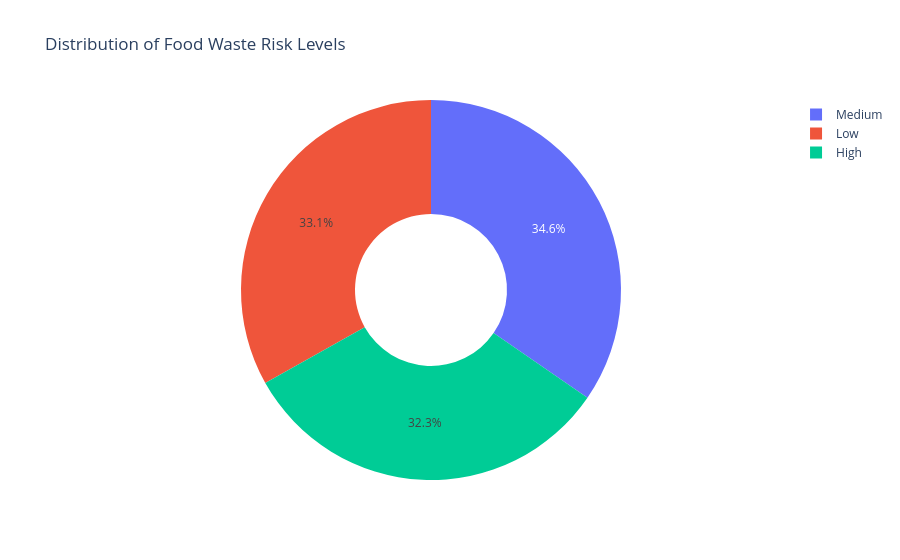

The cell this chart's notebook holds for it:
### Code cell
fig = px.pie(
    risk_distribution,
    names="Waste_Risk",
    values="Count",
    title="Distribution of Food Waste Risk Levels",
    hole=0.4
)

fig.show()

### Figure 1 — Plotly figure (JSON) as saved in the notebook; plotly's stock layout.template omitted (floating-point values rounded to 4 significant figures)
{"data": [{"domain": {"x": [0, 1], "y": [0, 1]}, "hole": 0.4, "hovertemplate": "Waste_Risk=%{label}<br>Count=%{value}<extra></extra>", "labels": ["Medium", "Low", "High"], "legendgroup": "", "name": "", "showlegend": true, "type": "pie", "values": [519, 497, 484]}], "layout": {"legend": {"tracegroupgap": 0}, "title": {"text": "Distribution of Food Waste Risk Levels"}}}
